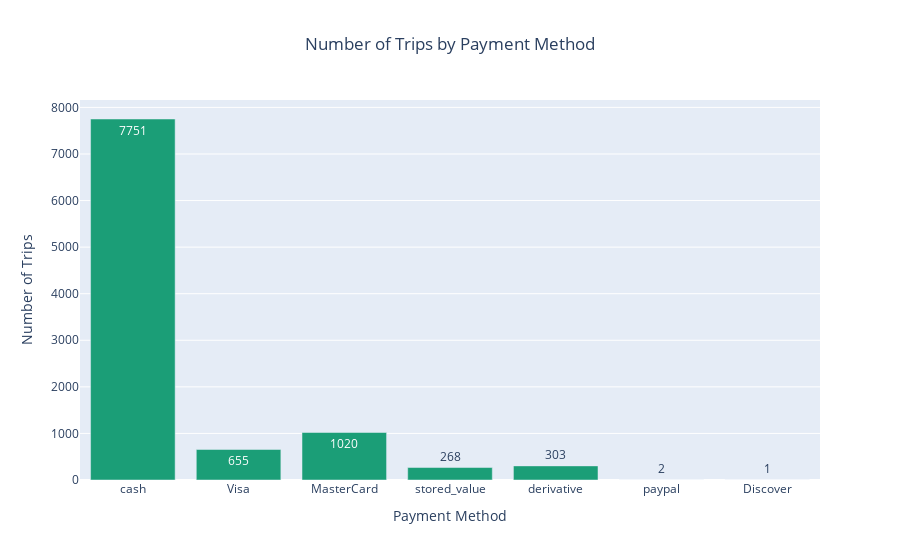

The cell this chart's notebook holds for it:
### Code cell
# Plotting
fig = px.bar(df, x='payment_method', y='num_trips_payment_method', text='num_trips_payment_method', 
             title='Number of Trips by Payment Method', labels={'num_trips_payment_method': 'Num Trips'},
             color_discrete_sequence=px.colors.qualitative.Dark2)

# Customize the layout
fig.update_layout(
    xaxis_title='Payment Method',
    yaxis_title='Number of Trips',
    title_x=0.5,
    xaxis=dict(type='category'),
    showlegend=False
)

# Display the plot
fig.show()

### Figure 1 — Plotly figure (JSON) as saved in the notebook; plotly's stock layout.template omitted (floating-point values rounded to 4 significant figures)
{"data": [{"alignmentgroup": "True", "hovertemplate": "payment_method=%{x}<br>Num Trips=%{text}<extra></extra>", "legendgroup": "", "marker": {"color": "rgb(27,158,119)", "pattern": {"shape": ""}}, "name": "", "offsetgroup": "", "orientation": "v", "showlegend": false, "text": [7751, 655, 1020, 268, 303, 2, 1], "textposition": "auto", "type": "bar", "x": ["cash", "Visa", "MasterCard", "stored_value", "derivative", "paypal", "Discover"], "xaxis": "x", "y": [7751, 655, 1020, 268, 303, 2, 1], "yaxis": "y"}], "layout": {"barmode": "relative", "legend": {"tracegroupgap": 0}, "showlegend": false, "title": {"text": "Number of Trips by Payment Method", "x": 0.5}, "xaxis": {"anchor": "y", "domain": [0, 1], "title": {"text": "Payment Method"}, "type": "category"}, "yaxis": {"anchor": "x", "domain": [0, 1], "title": {"text": "Number of Trips"}}}}
